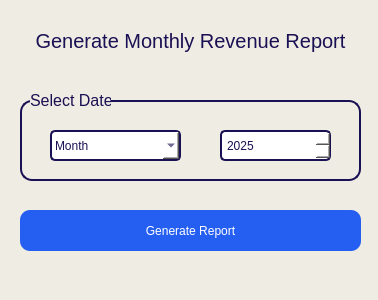
<?xml version="1.0" encoding="UTF-8"?>
<ui version="4.0">
 <class>Dialog</class>
 <widget class="QDialog" name="Dialog">
  <property name="geometry">
   <rect>
    <x>0</x>
    <y>0</y>
    <width>378</width>
    <height>300</height>
   </rect>
  </property>
  <property name="windowTitle">
   <string>Dialog</string>
  </property>
  <property name="styleSheet">
   <string notr="true">background-color: rgb(239, 236, 227);</string>
  </property>
  <widget class="QLabel" name="label">
   <property name="geometry">
    <rect>
     <x>20</x>
     <y>20</y>
     <width>341</width>
     <height>41</height>
    </rect>
   </property>
   <property name="font">
    <font>
     <pointsize>15</pointsize>
    </font>
   </property>
   <property name="styleSheet">
    <string notr="true">color: rgb(26, 16, 84);</string>
   </property>
   <property name="text">
    <string>Generate Monthly Revenue Report</string>
   </property>
   <property name="alignment">
    <set>Qt::AlignmentFlag::AlignCenter</set>
   </property>
  </widget>
  <widget class="QFrame" name="inputsFrame">
   <property name="geometry">
    <rect>
     <x>20</x>
     <y>100</y>
     <width>341</width>
     <height>81</height>
    </rect>
   </property>
   <property name="styleSheet">
    <string notr="true">#inputsFrame {
        border: 2px solid #1A1054;
        border-radius: 12px;
   
    }</string>
   </property>
   <property name="frameShape">
    <enum>QFrame::Shape::StyledPanel</enum>
   </property>
   <property name="frameShadow">
    <enum>QFrame::Shadow::Raised</enum>
   </property>
   <widget class="QComboBox" name="monthField">
    <property name="geometry">
     <rect>
      <x>30</x>
      <y>30</y>
      <width>131</width>
      <height>31</height>
     </rect>
    </property>
    <property name="styleSheet">
     <string notr="true"> QComboBox {
        border: 2px solid #1A1054;
        border-radius: 5px;
        padding: 3px;
background-color: rgb(255, 255, 255);
	color: rgb(26, 16, 84);
    }</string>
    </property>
    <property name="placeholderText">
     <string>Month</string>
    </property>
    <item>
     <property name="text">
      <string>January</string>
     </property>
    </item>
    <item>
     <property name="text">
      <string>February</string>
     </property>
    </item>
    <item>
     <property name="text">
      <string>March</string>
     </property>
    </item>
    <item>
     <property name="text">
      <string>April</string>
     </property>
    </item>
    <item>
     <property name="text">
      <string>May</string>
     </property>
    </item>
    <item>
     <property name="text">
      <string>June</string>
     </property>
    </item>
    <item>
     <property name="text">
      <string>July</string>
     </property>
    </item>
    <item>
     <property name="text">
      <string>August</string>
     </property>
    </item>
    <item>
     <property name="text">
      <string>September</string>
     </property>
    </item>
    <item>
     <property name="text">
      <string>October</string>
     </property>
    </item>
    <item>
     <property name="text">
      <string>November</string>
     </property>
    </item>
    <item>
     <property name="text">
      <string>December</string>
     </property>
    </item>
   </widget>
   <widget class="QSpinBox" name="yearField">
    <property name="geometry">
     <rect>
      <x>200</x>
      <y>30</y>
      <width>111</width>
      <height>31</height>
     </rect>
    </property>
    <property name="styleSheet">
     <string notr="true"> QSpinBox {
        border: 2px solid #1A1054;
        border-radius: 5px;
        padding: 3px;
background-color: rgb(255, 255, 255);
	color: rgb(26, 16, 84);
    }</string>
    </property>
    <property name="buttonSymbols">
     <enum>QAbstractSpinBox::ButtonSymbols::UpDownArrows</enum>
    </property>
    <property name="minimum">
     <number>2025</number>
    </property>
    <property name="maximum">
     <number>2050</number>
    </property>
   </widget>
  </widget>
  <widget class="QLabel" name="label_2">
   <property name="geometry">
    <rect>
     <x>30</x>
     <y>90</y>
     <width>81</width>
     <height>21</height>
    </rect>
   </property>
   <property name="font">
    <font>
     <pointsize>12</pointsize>
    </font>
   </property>
   <property name="styleSheet">
    <string notr="true">color: rgb(26, 16, 84);</string>
   </property>
   <property name="text">
    <string>Select Date</string>
   </property>
  </widget>
  <widget class="QPushButton" name="reportFormGenerateBtn">
   <property name="geometry">
    <rect>
     <x>20</x>
     <y>210</y>
     <width>341</width>
     <height>41</height>
    </rect>
   </property>
   <property name="styleSheet">
    <string notr="true">QPushButton {
    background-color: rgb(37, 95, 241); 
    color: rgb(255, 255, 255);
    border-radius: 10px;
    font: 'Chakra Petch';
}

QPushButton:hover {
    background-color: rgb(58, 115, 255); 
}

QPushButton:pressed {
    background-color: rgb(20, 70, 200);   
}
</string>
   </property>
   <property name="text">
    <string>Generate Report</string>
   </property>
  </widget>
 </widget>
 <resources/>
 <connections/>
</ui>
